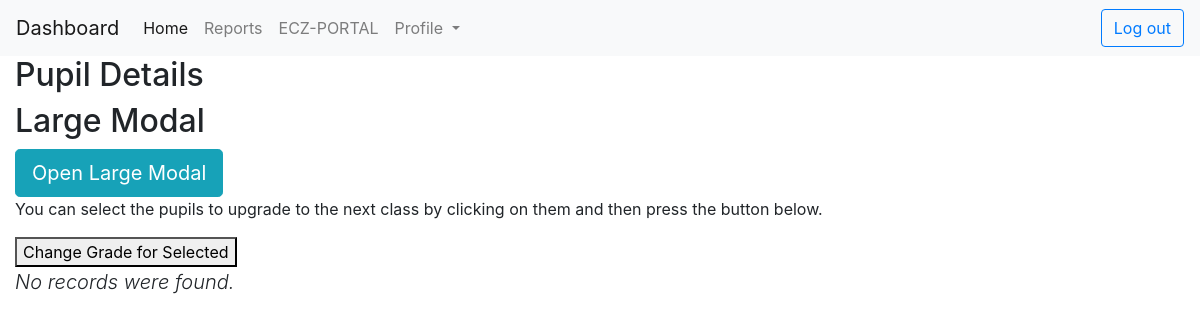
Page /teacher/moves.php?grade=3 (signed in) on the earlier database version.
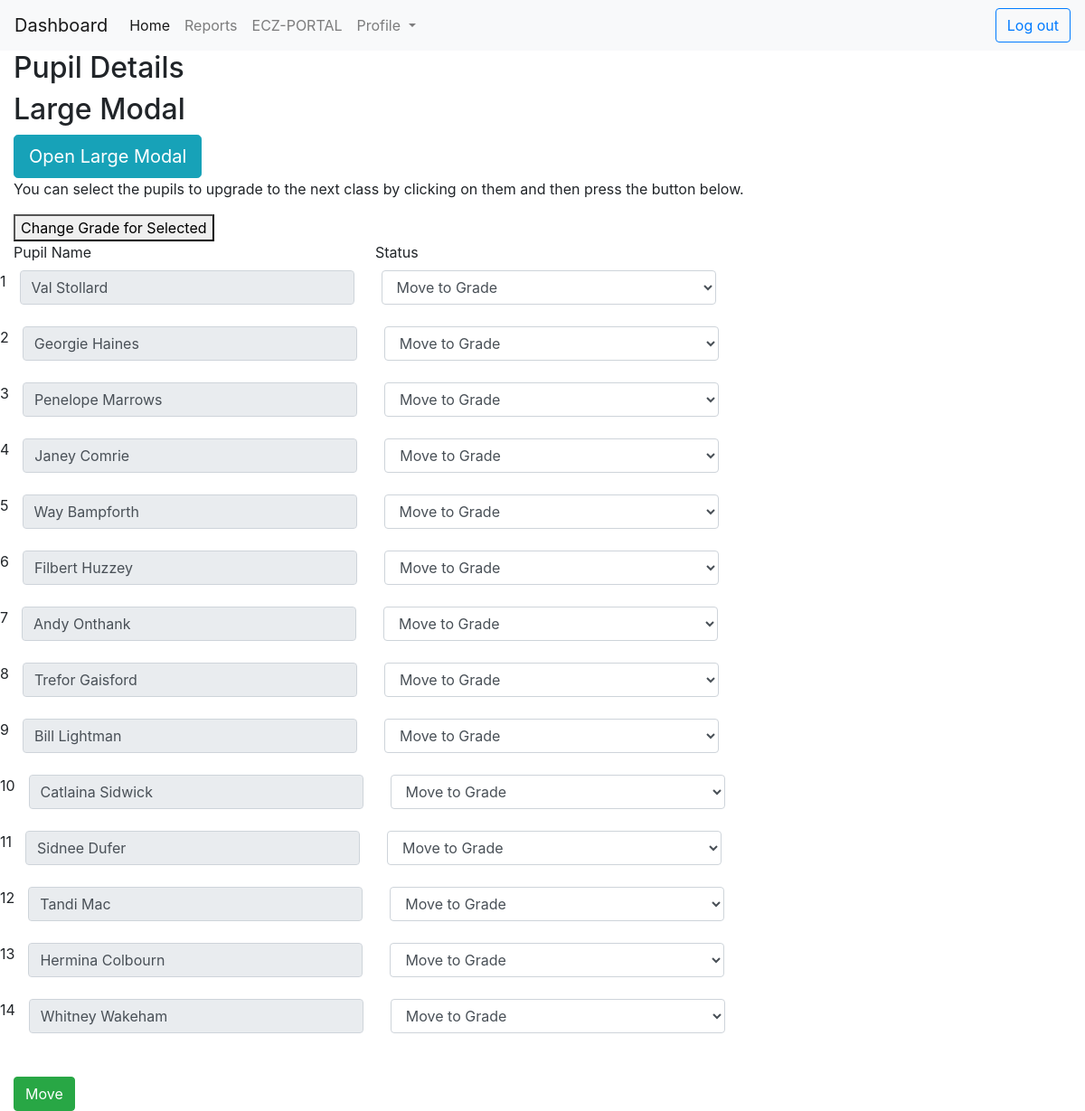
Same page on the later database version.
### tables this page shows
CREATE TABLE `pupil` (
  `pupilID` int(11) NOT NULL,
  `pupilName` varchar(50) NOT NULL,
  `parentID` int(11) NOT NULL,
  `dateOfBirth` varchar(10) NOT NULL,
  `grade` int(11) NOT NULL,
  `yearStarted` varchar(20) NOT NULL,
  `dateModified` date DEFAULT NULL,
  `activeStatus` varchar(20) DEFAULT 'active'
);

### teacher/moves.php (the view, shortened to what this page needs)
<?php
    require_once "../includes/config.php";
    $gradeView = $_GET['grade'];
?>
<!DOCTYPE html>
<html lang="en">
<head>
    <link rel="stylesheet" href="https://cdn.datatables.net/1.10.20/css/jquery.dataTables.min.css">
</head>
<body>
        <?php
        require_once '../includes/navbar_header.php';
        ?>
    <div class="wrapper">
        <div class="container-fluid">
            <div class="row">
                <div class="col-md-12">
                    <div class="page-header clearfix">
                        <h2 class="pull-left">Pupil Details</h2>
                    </div>
                     <h2>Large Modal</h2>
                      <button type="button" class="btn btn-info btn-lg" data-toggle="modal" data-target="#myModal">Open Large Modal</button>
                    <p>You can select the pupils to upgrade to the next class by clicking on them and then press the button below.</p>
                    <button id="button">Change Grade for Selected</button><br>
                    <?php
                    $sql = "SELECT * FROM pupil WHERE grade = '$gradeView'";
                    if($result = $mysqli->query($sql)){
                        if($result->num_rows > 0){
                        echo '<form action="../logic/upgrade2.php" method="POST" >';
                         echo '<div class="row">
                           <div class="col-md-4 col-xs-4">
                                    <div class="input-group">
                                        <label>Pupil Name</label>
                                    </div>
                                </div>
                                <div class="col-md-4 col-xs-4">
                                    <div class="input-group">
                                            <label>Status</label>
                                    </div>
                               </div>
                                  </div>';
                        $i=0;
                        $counter = 1;
                        while ($row = $result->fetch_array()) {
                            $pupil_name = $row['pupilName'];
                            $pupil_id = $row['pupilID'];
                            echo '<div class="row">
                            <input  type="text" hidden="" name="pupil_id[]"  value="'.$pupil_id.'"  class="form-control" />
                            <label>'.$counter++.'</label>
                            <input  typw="text"hidden name="class_id"  value="'.$gradeView.'" hidden" />
                                    <div class="col-md-4 col-xs-4">
                                        <div class="input-group">
                                            <input type="text" readonly  style="width: 100px"  name="pupil_name[]"" value="'.$pupil_name.'" class="form-control" />
                                        </div>
                                    </div>
                                    <div class="col-md-4 col-xs-4">
                                        <div class="input-group">
                                            <select class="form-control" name="select_status[]">
                                                <option value="uppergrade" id="uppergrade">Move to Grade</option>
                                                <option id="remain" value="remain">Remain</option>
                                            </select>
                                        </div>
                                    </div>
                                    </div><br>  ';
                                    $i++;
                        }
                        echo '  <br>
                                <input name="total_num" value="'.$i.'" hidden />
                                <input class="btn btn-success" type="submit" name="submit" value="Move"/>
                                </form>
                        '   ;
                    }else{
                            echo "<p class='lead'><em>No records were found.</em></p>";
                        }
                    } else{
                        echo "ERROR: Could not able to execute $sql. " . $mysqli->error;
                    }
                    ?>
                </div>
            </div>
        </div>
    </div>
</body>
</html

Differences in the rows shown:
now on this page (row edited): pupil: pupilName "Val Stollard"
added pupil: pupilName "Georgie Haines"
added pupil: pupilName "Penelope Marrows"
added pupil: pupilName "Janey Comrie"
added pupil: pupilName "Way Bampforth"
added pupil: pupilName "Filbert Huzzey"
added pupil: pupilName "Andy Onthank"
added pupil: pupilName "Trefor Gaisford"
added pupil: pupilName "Bill Lightman"
added pupil: pupilName "Catlaina Sidwick"
added pupil: pupilName "Sidnee Dufer"
added pupil: pupilName "Tandi Mac"
added pupil: pupilName "Hermina Colbourn"
added pupil: pupilName "Whitney Wakeham"
Other differences:
form field submit: (not shown) → "Move"
text no longer shown: "No records were found."
text now shown: "Pupil Name Status"
